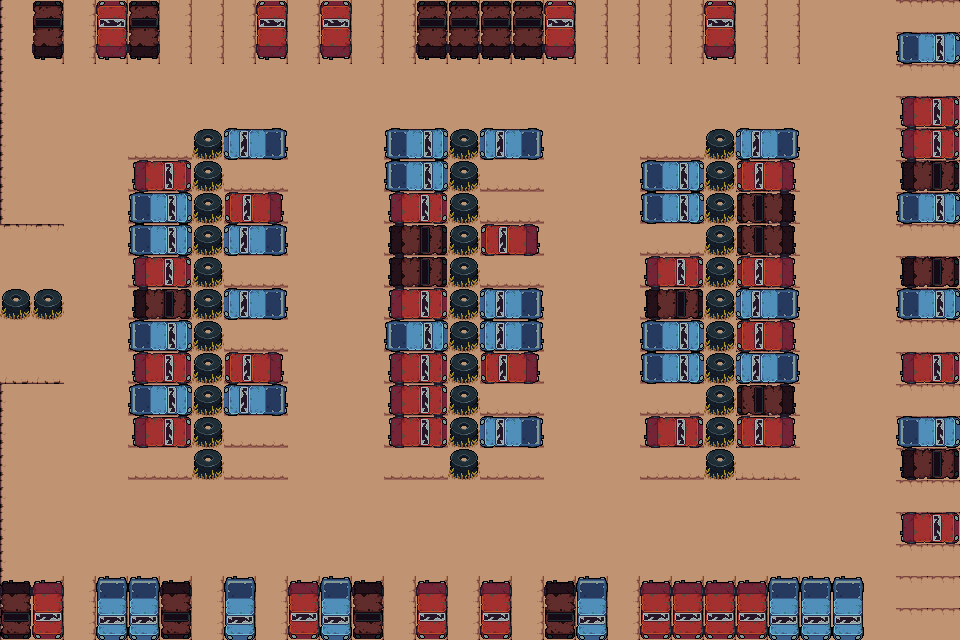

Below is a game level as drawn by its tile map, then a one-line description and the .tmx file that defines it, in full:
An orthogonal 30x20 tile map with 32x32 px tiles, 2 tile layers (background, 圖塊層 2).

<map version="1.10" tiledversion="1.11.0" orientation="orthogonal" renderorder="right-down" width="30" height="20" tilewidth="32" tileheight="32" infinite="0" nextlayerid="3" nextobjectid="1">
 <tileset firstgid="1" source="TileSheet_2.tsx" />
 <layer id="1" name="background" width="30" height="20">
  <data encoding="csv">
10,22,22,22,22,22,22,22,22,22,22,22,22,22,22,22,22,22,22,22,22,22,22,22,22,11,11,11,1610612758,1610612758,
10,22,22,22,22,22,22,22,22,22,22,22,22,22,22,22,22,22,22,22,22,22,22,22,22,11,11,11,1610612758,1610612758,
10,11,11,11,11,11,11,11,11,11,11,11,11,11,11,11,11,11,11,11,11,11,11,11,11,11,11,11,1610612758,1610612758,
10,11,11,11,11,11,11,11,11,11,11,11,11,11,11,11,11,11,11,11,11,11,11,11,11,11,11,11,1610612758,1610612758,
10,11,11,11,1610612759,1610612759,11,1610612759,1610612759,11,11,11,1610612759,1610612759,11,1610612759,1610612759,11,11,11,1610612759,1610612759,11,2684354582,2684354582,11,11,11,1610612758,1610612758,
10,11,11,11,1610612759,1610612759,11,1610612759,1610612759,11,11,11,1610612759,1610612759,11,1610612759,1610612759,11,11,11,1610612759,1610612759,11,2684354582,2684354582,11,11,11,1610612758,1610612758,
10,11,11,11,1610612759,1610612759,11,1610612759,1610612759,11,11,11,1610612759,1610612759,11,1610612759,1610612759,11,11,11,1610612759,1610612759,11,2684354582,2684354582,11,11,11,1610612758,1610612758,
2,2,11,11,1610612759,1610612759,11,1610612759,1610612759,11,11,11,1610612759,1610612759,11,1610612759,1610612759,11,11,11,1610612759,1610612759,11,2684354582,2684354582,11,11,11,1610612758,1610612758,
11,11,11,11,1610612759,1610612759,11,1610612759,1610612759,11,11,11,1610612759,1610612759,11,1610612759,1610612759,11,11,11,1610612759,1610612759,11,2684354582,2684354582,11,11,11,1610612758,1610612758,
11,11,11,11,1610612759,1610612759,11,1610612759,1610612759,11,11,11,1610612759,1610612759,11,1610612759,1610612759,11,11,11,1610612759,1610612759,11,2684354582,2684354582,11,11,11,1610612758,1610612758,
11,11,11,11,1610612759,1610612759,11,1610612759,1610612759,11,11,11,1610612759,1610612759,11,1610612759,1610612759,11,11,11,1610612759,1610612759,11,2684354582,2684354582,11,11,11,1610612758,1610612758,
3221225474,3221225474,11,11,1610612759,1610612759,11,1610612759,1610612759,11,11,11,1610612759,1610612759,11,1610612759,1610612759,11,11,11,1610612759,1610612759,11,2684354582,2684354582,11,11,11,1610612758,1610612758,
10,11,11,11,1610612759,1610612759,11,1610612759,1610612759,11,11,11,1610612759,1610612759,11,1610612759,1610612759,11,11,11,1610612759,1610612759,11,2684354582,2684354582,11,11,11,1610612758,1610612758,
10,11,11,11,1610612759,1610612759,11,1610612759,1610612759,11,11,11,1610612759,1610612759,11,1610612759,1610612759,11,11,11,1610612759,1610612759,11,2684354582,2684354582,11,11,11,1610612758,1610612758,
10,11,11,11,1610612759,1610612759,11,1610612759,1610612759,11,11,11,1610612759,1610612759,11,1610612759,1610612759,11,11,11,1610612759,1610612759,11,2684354582,2684354582,11,11,11,1610612758,1610612758,
10,11,11,11,11,11,11,11,11,11,11,11,11,11,11,11,11,11,11,11,11,11,11,11,11,11,11,11,1610612758,1610612758,
10,11,11,11,11,11,11,11,11,11,11,11,11,11,11,11,11,11,11,11,11,11,11,11,11,11,11,11,1610612758,1610612758,
10,11,11,11,11,11,11,11,11,11,11,11,11,11,11,11,11,11,11,11,11,11,11,11,11,11,11,11,1610612758,1610612758,
10,22,22,22,22,22,22,22,22,22,22,22,22,22,22,22,22,22,22,22,22,22,22,22,22,11,11,11,1610612758,1610612758,
10,22,22,22,22,22,22,22,22,22,22,22,22,22,22,22,22,22,22,22,22,22,22,22,22,11,11,11,1610612758,1610612758
</data>
 </layer>
 <layer id="2" name="圖塊層 2" width="30" height="20">
  <data encoding="csv">
0,1073741915,0,1073741879,1073741915,0,0,0,1073741879,0,1073741879,0,0,1073741915,1073741915,1073741915,1073741915,1073741879,0,0,0,0,1073741879,0,0,0,0,0,0,0,
0,1073741906,0,1073741870,1073741906,0,0,0,1073741870,0,1073741870,0,0,1073741906,1073741906,1073741906,1073741906,1073741870,0,0,0,0,1073741870,0,0,0,0,0,1610612800,1610612809,
0,0,0,0,0,0,0,0,0,0,0,0,0,0,0,0,0,0,0,0,0,0,0,0,0,0,0,0,0,0,
0,0,0,0,0,0,0,0,0,0,0,0,0,0,0,0,0,0,0,0,0,0,0,0,0,0,0,0,1610612782,1610612791,
0,0,0,0,0,0,88,3758096457,3758096448,0,0,0,1610612800,1610612809,88,3758096457,3758096448,0,0,0,0,0,88,3758096457,3758096448,0,0,0,1610612782,1610612791,
0,0,0,0,1610612782,1610612791,88,0,0,0,0,0,1610612800,1610612809,88,0,0,0,0,0,1610612800,1610612809,88,3758096439,3758096430,0,0,0,1610612818,1610612827,
0,0,0,0,1610612800,1610612809,88,3758096439,3758096430,0,0,0,1610612782,1610612791,88,0,0,0,0,0,1610612800,1610612809,88,3758096475,3758096466,0,0,0,1610612800,1610612809,
0,0,0,0,1610612800,1610612809,88,3758096457,3758096448,0,0,0,1610612818,1610612827,88,3758096439,3758096430,0,0,0,0,0,88,3758096475,3758096466,0,0,0,0,0,
0,0,0,0,1610612782,1610612791,88,0,0,0,0,0,1610612818,1610612827,88,0,0,0,0,0,1610612782,1610612791,88,3758096439,3758096430,0,0,0,1610612818,1610612827,
88,88,0,0,1610612818,1610612827,88,3758096457,3758096448,0,0,0,1610612782,1610612791,88,3758096457,3758096448,0,0,0,1610612818,1610612827,88,3758096457,3758096448,0,0,0,1610612800,1610612809,
0,0,0,0,1610612800,1610612809,88,0,0,0,0,0,1610612800,1610612809,88,3758096457,3758096448,0,0,0,1610612800,1610612809,88,3758096439,3758096430,0,0,0,0,0,
0,0,0,0,1610612782,1610612791,88,3758096439,3758096430,0,0,0,1610612782,1610612791,88,3758096439,3758096430,0,0,0,1610612800,1610612809,88,3758096457,3758096448,0,0,0,1610612782,1610612791,
0,0,0,0,1610612800,1610612809,88,3758096457,3758096448,0,0,0,1610612782,1610612791,88,0,0,0,0,0,0,0,88,3758096475,3758096466,0,0,0,0,0,
0,0,0,0,1610612782,1610612791,88,0,0,0,0,0,1610612782,1610612791,88,3758096457,3758096448,0,0,0,1610612782,1610612791,88,3758096439,3758096430,0,0,0,1610612800,1610612809,
0,0,0,0,0,0,88,0,0,0,0,0,0,0,88,0,0,0,0,0,0,0,88,0,0,0,0,0,1610612818,1610612827,
0,0,0,0,0,0,0,0,0,0,0,0,0,0,0,0,0,0,0,0,0,0,0,0,0,0,0,0,0,0,
0,0,0,0,0,0,0,0,0,0,0,0,0,0,0,0,0,0,0,0,0,0,0,0,0,0,0,0,1610612782,1610612791,
0,0,0,0,0,0,0,0,0,0,0,0,0,0,0,0,0,0,0,0,0,0,0,0,0,0,0,0,0,0,
82,46,0,64,64,82,0,64,0,46,64,82,0,46,0,46,0,82,64,0,46,46,46,46,64,64,64,0,0,0,
91,55,0,73,73,91,0,73,0,55,73,91,0,55,0,55,0,91,73,0,55,55,55,55,73,73,73,0,0,0
</data>
 </layer>
</map>
